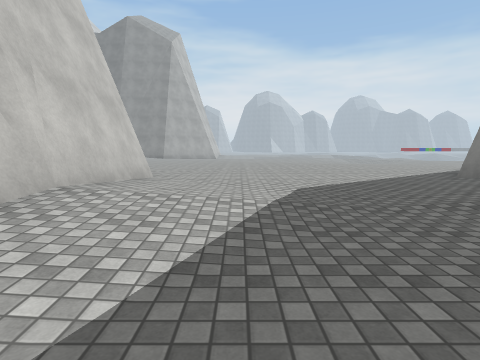
view 1 (above)

24 first-person views from a walk through a 3-D level made in the Unity game engine. The camera is 1.3 m above the floor, tilts 6° down and sees 80° across. The floor is counted in squares, 2 m on a side. Each view is taken from the middle of a square. On the plan, view 1 faces up. The plan holds only what a view shows up to about 9 squares ahead; the rest is blank. The place goes on beyond the plan. The player character is not drawn. Some surface patterns are stand-ins.

view 2
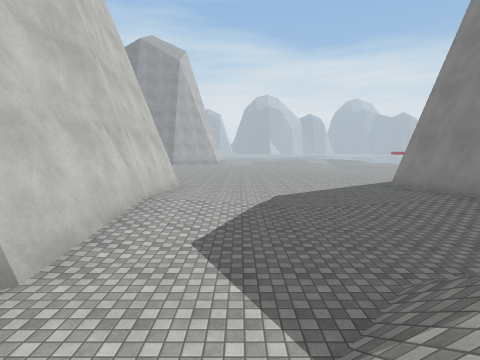

view 3
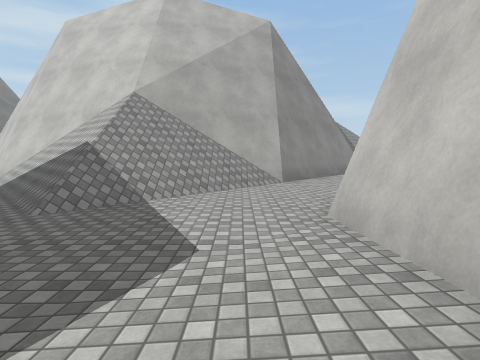

view 4
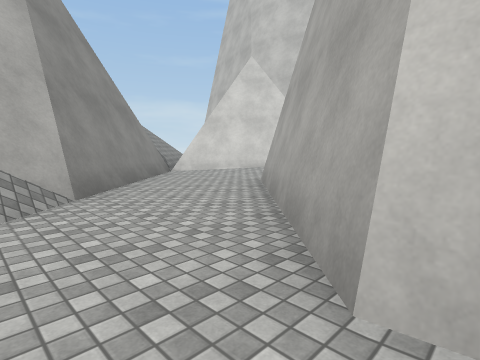

view 5
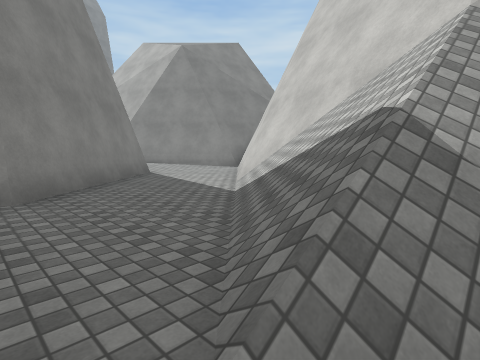

view 6
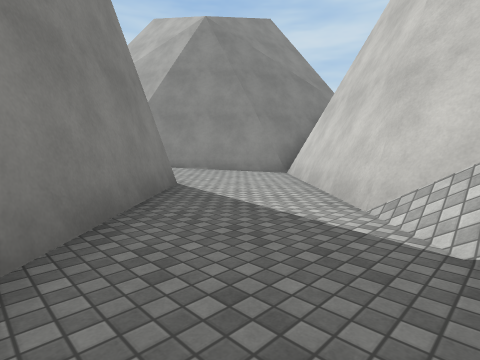

view 7
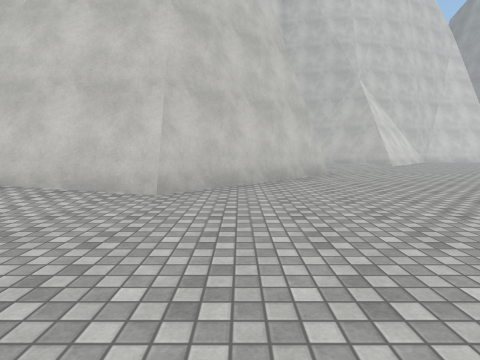

view 8
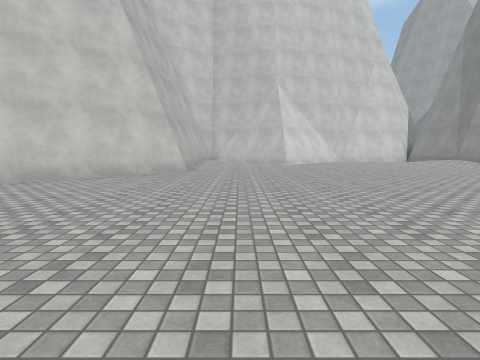

view 9
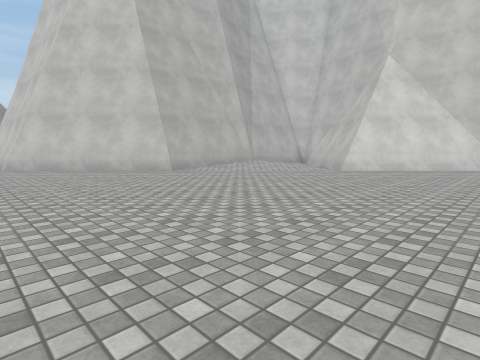

view 10
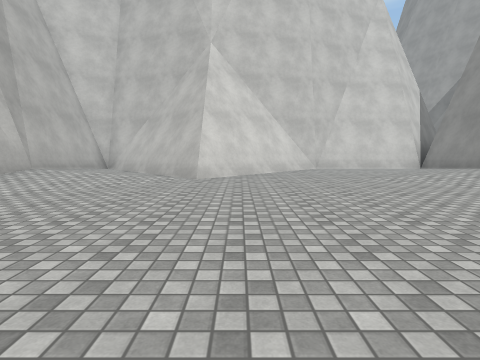

view 11
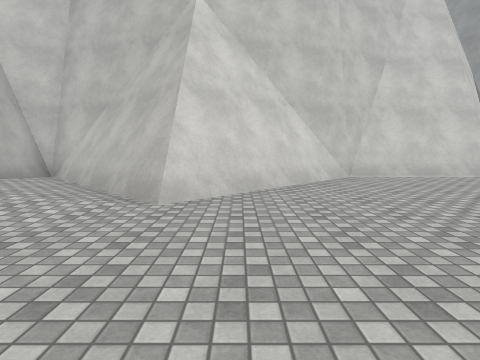

view 12
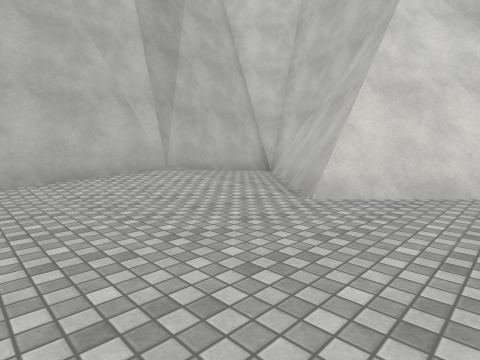

view 13
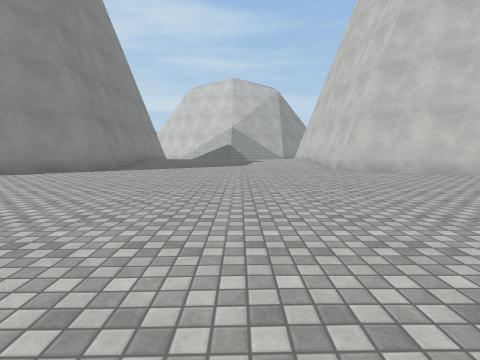

view 14
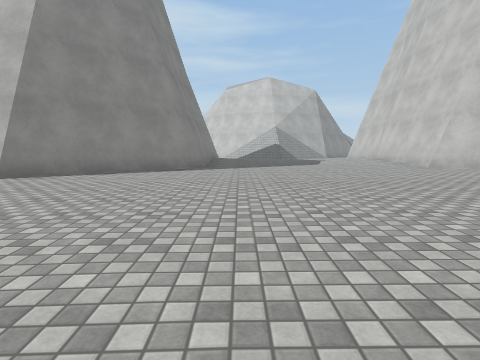

view 15
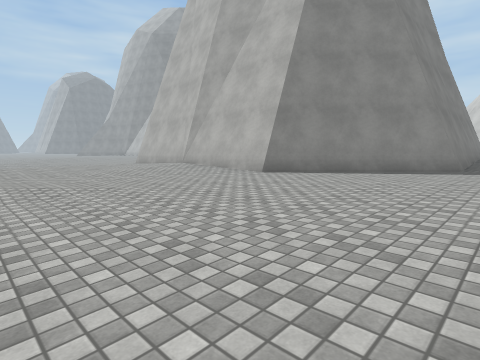

view 16
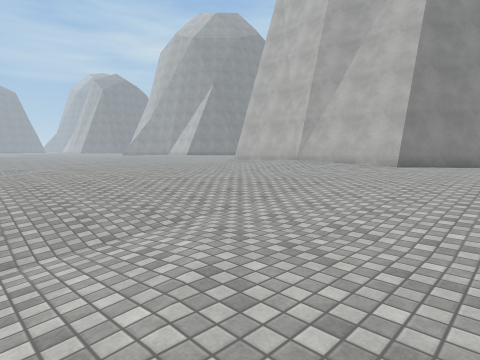

view 17
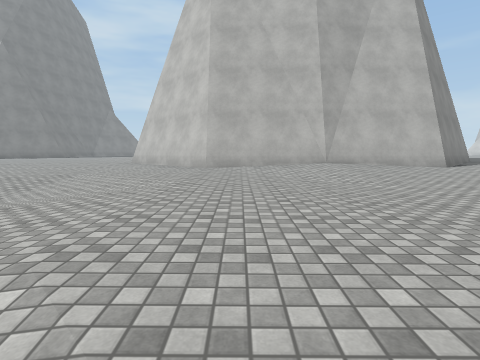

view 18
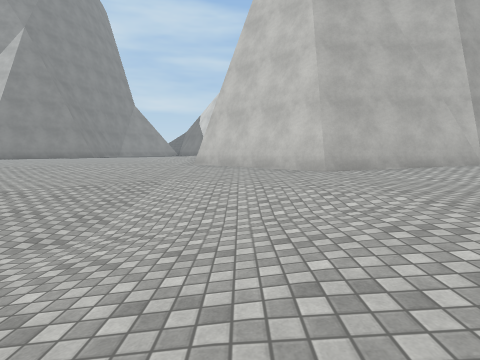

view 19
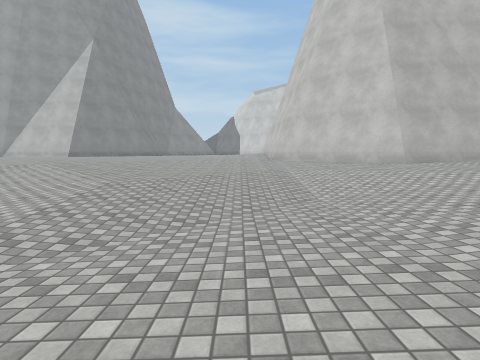

view 20
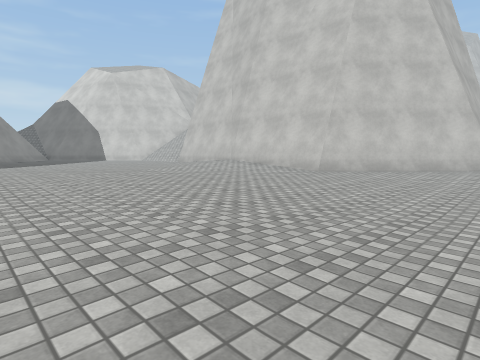

view 21
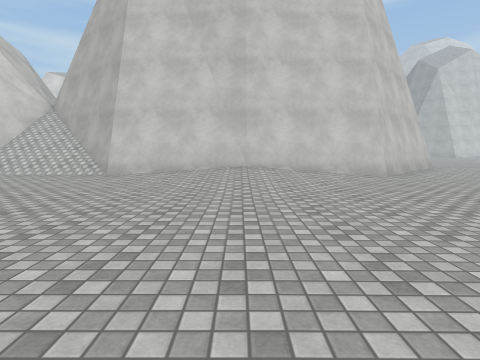

view 22
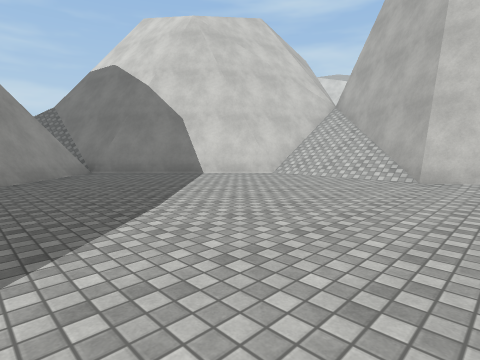

view 23
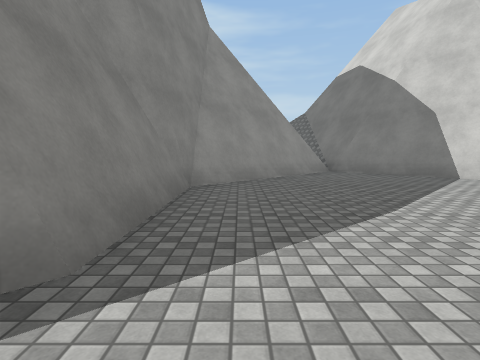

view 24
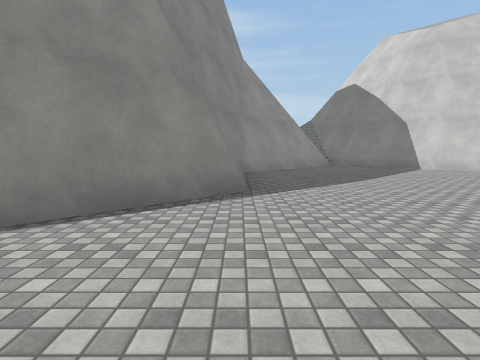

### Floor plan
Key: @ floor where view 1 was taken; # wall or solid block; . main floor; : floor 0.25 m higher than the main floor; - floor 0.25 m lower than the main floor; _ floor 0.5 m lower than the main floor; < floor 0.75 m lower than the main floor; / step, stairs or slope; = window, fence, low wall or low ledge.
Columns run from 13 left of view 1 to 29 right of it. Each row starts with its distance up from view 1.
 20 #.///              -/////-
 19 #..//....          --///----/     /
 18 #............      ___//----./   /_<
 17 #............      -___//--...///<<</
 16 ##........... .  ------/---...///<<///
 15  ##...............----------..///</////
 14  ###..................-------.//////-//
 13  ##//..................-----..//////--//
 12 ##////...................//...-////----//
 11 #//////..................://..--//-----./
 10 ########............./########.--------..
  9        ##.........../##      ##.------...
  8         ##........./##        ##.----....
  7          ##......./##          ##........
  6           ##....../             #/.......
  5            #/....//             #//.....
  4            #//..///             #///.....
  3            #//..///             #///......
  2            #/....//             #//........
  1            #......              #/........#
  0           ##.@..../#            #........##
 -1          ##...//...##          ##.......##
 -2         ##...////...##        ##/.......#
 -3        ##...//////...##       #//.......#
 -4        #...########...#       ###/......#
 -5       /...###    ###...//#     ###/....##
 -6      #/..##        ##../##       ##/..##
 -7      ##/##          ##/##         ##/##
 -8       #=#            ###           ###

Where each view was taken, in squares from view 1:
view 1: 0 up, 0 right, facing up
view 2: 3 down, 0 right, facing up
view 3: 3 up, 1 left, facing down
view 4: 0 up, 1 left, facing down-left
view 5: 0 up, 1 right, facing down-right
view 6: 1 down, 4 right, facing down-right
view 7: 8 up, 2 right, facing left
view 8: 12 up, 3 right, facing left
view 9: 18 up, 1 left, facing down-left
view 10: 15 up, 3 left, facing left
view 11: 15 up, 6 left, facing left
view 12: 16 up, 6 left, facing down-left
view 13: 16 up, 1 right, facing down
view 14: 16 up, 4 right, facing down
view 15: 16 up, 4 right, facing down-right
view 16: 20 up, 6 right, facing down-right
view 17: 19 up, 15 right, facing down
view 18: 17 up, 18 right, facing down
view 19: 19 up, 21 right, facing down
view 20: 11 up, 27 right, facing down-left
view 21: 3 up, 27 right, facing left
view 22: 1 up, 26 right, facing down-left
view 23: 1 up, 26 right, facing down
view 24: 4 up, 27 right, facing down
